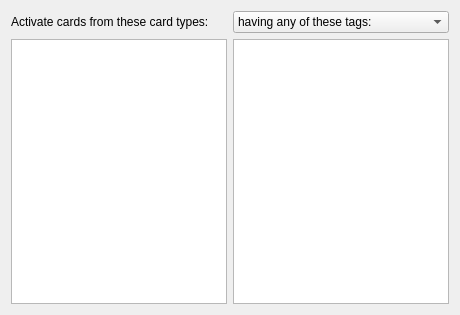
<?xml version="1.0" encoding="UTF-8"?>
<ui version="4.0">
 <class>DefaultCriterionWdgt</class>
 <widget class="QWidget" name="DefaultCriterionWdgt">
  <property name="geometry">
   <rect>
    <x>0</x>
    <y>0</y>
    <width>460</width>
    <height>315</height>
   </rect>
  </property>
  <layout class="QVBoxLayout" name="verticalLayout">
   <item>
    <layout class="QGridLayout" name="gridLayout">
     <item row="0" column="0">
      <widget class="QLabel" name="label">
       <property name="text">
        <string>Activate cards from these card types:</string>
       </property>
      </widget>
     </item>
     <item row="0" column="1">
      <widget class="QComboBox" name="active_or_forbidden">
       <item>
        <property name="text">
         <string>having any of these tags:</string>
        </property>
       </item>
       <item>
        <property name="text">
         <string>not having any of these tags:</string>
        </property>
       </item>
      </widget>
     </item>
     <item row="1" column="0">
      <widget class="QTreeWidget" name="card_types_tree">
       <property name="headerHidden">
        <bool>true</bool>
       </property>
       <property name="expandsOnDoubleClick">
        <bool>false</bool>
       </property>
       <column>
        <property name="text">
         <string>1</string>
        </property>
       </column>
      </widget>
     </item>
     <item row="1" column="1">
      <widget class="QTreeWidget" name="tags_tree">
       <property name="sortingEnabled">
        <bool>true</bool>
       </property>
       <property name="headerHidden">
        <bool>true</bool>
       </property>
       <attribute name="headerVisible">
        <bool>false</bool>
       </attribute>
       <column>
        <property name="text">
         <string notr="true">1</string>
        </property>
       </column>
      </widget>
     </item>
    </layout>
   </item>
  </layout>
 </widget>
 <resources/>
 <connections/>
</ui>
